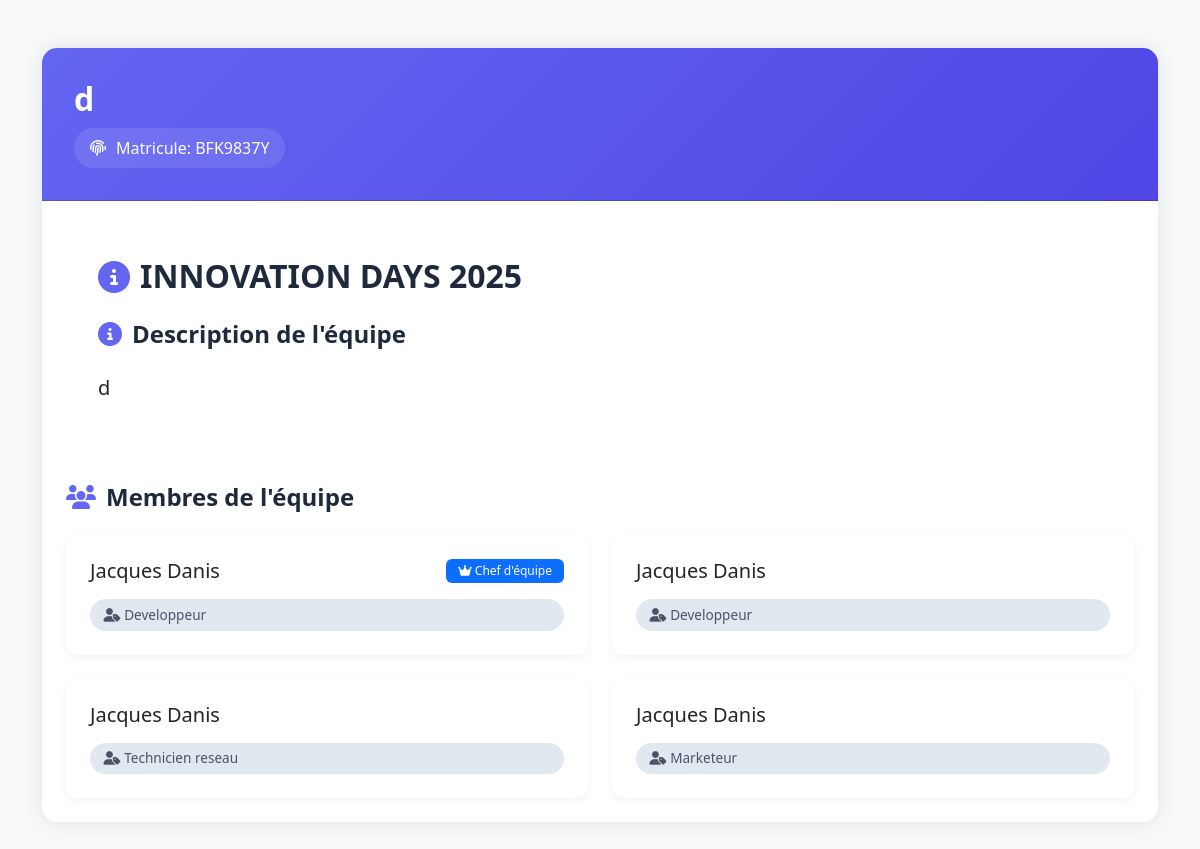
/team-info.php?matricule=BFK9837Y, run on the app's committed database.
### tables this page shows
CREATE TABLE `membres` (
  `id` int(11) NOT NULL,
  `equipe_id` int(11) DEFAULT NULL,
  `nom` varchar(100) DEFAULT NULL,
  `prenom` varchar(100) DEFAULT NULL,
  `email` varchar(255) DEFAULT NULL,
  `role` varchar(50) DEFAULT NULL,
  `is_chef` tinyint(1) DEFAULT 0,
  `created_at` timestamp NOT NULL DEFAULT current_timestamp()
);

### team-info.php (the view, shortened to what this page needs)
<?php
require_once 'bdd.php';
$matricule = $_GET['matricule'];
try {
    $stmt = $pdo->prepare("
        SELECT e.*, m.*
        FROM equipes e
        LEFT JOIN membres m ON e.id = m.equipe_id
        WHERE e.matricule = ?
    ");
    $stmt->execute([$matricule]);
    $resultats = $stmt->fetchAll(PDO::FETCH_ASSOC);
    $equipe = [
        'nom_equipe' => $resultats[0]['nom_equipe'],
        'description_equipe' => $resultats[0]['description_equipe'],
        'matricule' => $resultats[0]['matricule'],
        'membres' => []
    ];
    foreach ($resultats as $membre) {
        $equipe['membres'][] = [
            'nom' => $membre['nom'],
            'prenom' => $membre['prenom'],
            'role' => $membre['role'],
            'is_chef' => $membre['is_chef']
        ];
    }
?>
    <!DOCTYPE html>
    <html lang="fr">
    <head>
        <link href="https://cdn.jsdelivr.net/npm/bootstrap@5.3.0/dist/css/bootstrap.min.css" rel="stylesheet">
        <link rel="stylesheet" href="https://cdnjs.cloudflare.com/ajax/libs/font-awesome/6.4.0/css/all.min.css">
    </head>
    <body>
        <div class="container py-5">
            <div class="card main-card">
                <div class="card-header">
                    <h2><?php echo htmlspecialchars($equipe['nom_equipe']); ?></h2>
                    <div class="team-info">
                        <i class="fas fa-fingerprint"></i>
                        <span>Matricule: <?php echo htmlspecialchars($equipe['matricule']); ?></span>
                    </div>
                </div>
                <div class="card-body p-4">
                    <div class="description-section">
                    <h2 class="section-title">
                            <i class="fas fa-info-circle"></i>
                            INNOVATION DAYS 2025
                        </h2>
                        <h4 class="section-title">
                            <i class="fas fa-info-circle"></i>
                            Description de l'équipe
                        </h4>
                        <p class="lead"><?php echo nl2br(htmlspecialchars($equipe['description_equipe'])); ?></p>
                    </div>
                    <h4 class="section-title">
                        <i class="fas fa-users"></i>
                        Membres de l'équipe
                    </h4>
                    <div class="row g-4">
                        <?php foreach ($equipe['membres'] as $membre): ?>
                            <div class="col-md-6">
                                <div class="card member-card">
                                    <div class="card-body">
                                        <div class="d-flex justify-content-between align-items-start">
                                            <h5 class="card-title mb-3">
                                                <?php echo htmlspecialchars($membre['prenom'] . ' ' . $membre['nom']); ?>
                                            </h5>
                                            <?php if ($membre['is_chef']): ?>
                                                <span class="badge bg-primary">
                                                    <i class="fas fa-crown"></i> Chef d'équipe
                                                </span>
                                            <?php endif; ?>
                                        </div>
                                        <div class="role-badge">
                                            <i class="fas fa-user-tag"></i>
                                            <?php echo htmlspecialchars(ucfirst(str_replace('_', ' ', $membre['role']))); ?>
                                        </div>
                                    </div>
                                </div>
                            </div>
                        <?php endforeach; ?>
                    </div>
                </div>
            </div>
        </div>
    </body>
    </html>
<?php
} catch (PDOException $e) {
    die("Erreur : " . $e->getMessage());
}
?>

### team-info.php (style rules this page uses)
body { background: #f8f9fa; font-family: 'Segoe UI', Tahoma, Geneva, Verdana, sans-serif; }
.main-card { border: none; border-radius: 15px; box-shadow: 0 0 20px rgba(0, 0, 0, 0.1); margin-bottom: 30px; }
.card-header { background: linear-gradient(135deg, #6366f1 0%, #4f46e5 100%); color: white; border-radius: 15px 15px 0 0 !important; padding: 2rem; }
.card-header h2 { margin: 0; font-weight: 600; }
.member-card { border: none; border-radius: 12px; box-shadow: 0 3px 10px rgba(0, 0, 0, 0.05); transition: transform 0.2s ease-in-out; }
.member-card .card-body { padding: 1.5rem; }
.badge { padding: 0.5em 1em; font-weight: 500; }
.role-badge { background-color: #e2e8f0; color: #475569; font-size: 0.85rem; padding: 0.4em 1em; border-radius: 20px; }
.description-section { background: white; padding: 2rem; border-radius: 12px; margin-bottom: 2rem; }
.team-info { display: inline-flex; align-items: center; gap: 10px; background: rgba(255, 255, 255, 0.1); padding: 0.5rem 1rem; border-radius: 30px; margin-top: 10px; }
.section-title { color: #1e293b; font-weight: 600; margin-bottom: 1.5rem; display: flex; align-items: center; gap: 10px; }
.section-title i { color: #6366f1; }

### data on the page
membres: prenom+nom "Jacques Danis", is_chef 1 (drawn), role "Developpeur"
membres: prenom+nom "Jacques Danis", role "Developpeur"
membres: prenom+nom "Jacques Danis", role "Technicien reseau"
membres: prenom+nom "Jacques Danis", role "Marketeur"

### other printed values
$equipe['nom_equipe'] "d"
$equipe['matricule'] "BFK9837Y"
$equipe['description_equipe'] "d"
